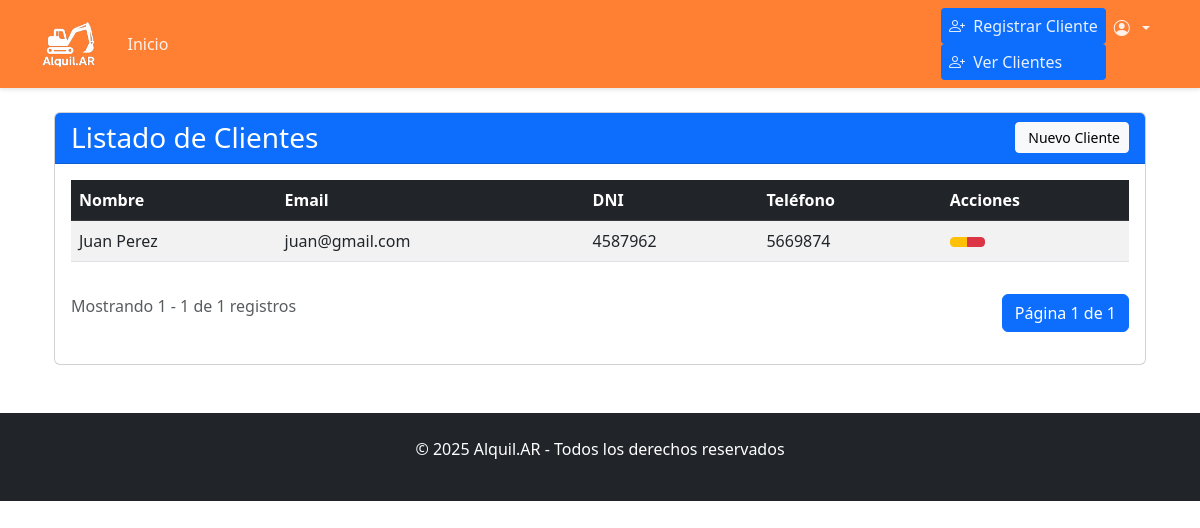
The app's page /usuarios/ver-clientes/ (signed in) with its own data.
### usuarios/models.py (models this page shows, shortened)
class Usuario(AbstractUser):
    TIPO_CHOICES = [
        ('CLIENTE', 'Cliente'),
        ('EMPLEADO', 'Empleado'),
        ('ADMIN', 'Administrador'),
    ]
    nombre = models.CharField(max_length=200)
    tipo = models.CharField(max_length=10, choices=TIPO_CHOICES, default='CLIENTE')
    dni = models.CharField(max_length=20, unique=True)
    email = models.CharField(max_length=200, unique=True)
    telefono = models.CharField(max_length=20)
    sucursal = models.ForeignKey(Sucursal, on_delete=models.SET_NULL, null=True, blank=True)

### usuarios/decorators.py (the view)
    def wrapper(request, *args, **kwargs):
        if request.user.is_authenticated and request.user.tipo == 'EMPLEADO':
            return view_func(request, *args, **kwargs)
        messages.error(request, "No tenés permiso para acceder a esta sección.")
        return redirect('home')

### usuarios/views.py (called while the page is built)
@login_required
@solo_empleado
def listar_clientes_view(request):
    clientes = Usuario.objects.filter(tipo="CLIENTE").order_by('nombre') #Extraigo los clientes de la base de datos
    paginator = Paginator(clientes, 10) # 10 item por pagina
    page_number = request.GET.get('page')
    page_obj = paginator.get_page(page_number)
    context = {
        'clientes': page_obj,
        'total_clientes': clientes.count(),
        'titulo': 'Listado de Clientes'
    }
    return render(request, 'usuarios/listar_clientes.html', context) # Context tiene la info que voy a utilizar en el html

### usuarios/templates/usuarios/listar_clientes.html (shortened to what this page needs)
{% extends 'base.html' %}
{% block content %}
<div class="container-fluid mt-4">
    <div class="card">
        <div class="card-header bg-primary text-white">
            <div class="d-flex justify-content-between align-items-center">
                <h3 class="mb-0">{{ titulo }}</h3>
                <a href="{% url 'crear_cliente' %}" class="btn btn-light btn-sm">
                     Nuevo Cliente
                </a>
            </div>
        </div>
        <div class="card-body">
            {% if clientes %}
                <div class="table-responsive">
                    <table class="table table-striped table-hover">
                        <thead class="table-dark">
                            <tr>
                                <th>Nombre</th>
                                <th>Email</th>
                                <th>DNI</th>
                                <th>Teléfono</th>
                                <th>Acciones</th>
                            </tr>
                        </thead>
                        <tbody>
                            {% for cliente in clientes %}
                            <tr>
                                <td>{{ cliente.nombre }}</td>
                                <td>{{ cliente.email }}</td>
                                <td>{{ cliente.dni }}</td>
                                <td>{{ cliente.telefono }}</td>
                                <td>
                                    <div class="btn-group btn-group-sm">
                                        <a href="{% url 'crear_cliente' %}" class="btn btn-warning" title="Editar">
                                        </a>
                                        <a href="{% url 'crear_cliente' %}" class="btn btn-danger" title="Eliminar">
                                        </a>
                                    </div>
                                </td>
                            </tr>
                            {% endfor %}
                        </tbody>
                    </table>
                </div>
                <div class="d-flex justify-content-between mt-3">
                    <div>
                        <span class="text-muted">
                            Mostrando {{ clientes.start_index }} - {{ clientes.end_index }} de {{ total_clientes }} registros
                        </span>
                    </div>
                    <ul class="pagination">
                        <li class="page-item active">
                            <span class="page-link">
                                Página {{ clientes.number }} de {{ clientes.paginator.num_pages }}
                            </span>
                        </li>
                    </ul>
                </div>
            {% else %}
                <div class="alert alert-info">
                    No hay clientes registrados.
                </div>
            {% endif %}
        </div>
    </div>
</div>
{% endblock %}

### static/css/core.css (style rules this page uses)
:root { --color-primary: #FF7F33; --color-primary-dark: #E6712E; --color-primary-darker: #CC6529; --color-primary-light: #FF9966; --color-primary-lighter: #FFB380; --color-dark: #333333; --color-gray: #666666; --color-light: #F8F9FA; --color-white: #FFFFFF; --shadow-sm: 0 2px 4px rgba(0,0,0,0.1); --shadow-md: 0 4px 6px rgba(0,0,0,0.15); }

### records on screen
Usuario: nombre "Juan Perez", email "juan@gmail.com", dni "4587962", telefono "5669874"

### other values on screen
{{ titulo }} "Listado de Clientes"
{{ clientes.start_index }} "1"
{{ clientes.end_index }} "1"
{{ total_clientes }} "1"
{{ clientes.number }} "1"
{{ clientes.paginator.num_pages }} "1"
